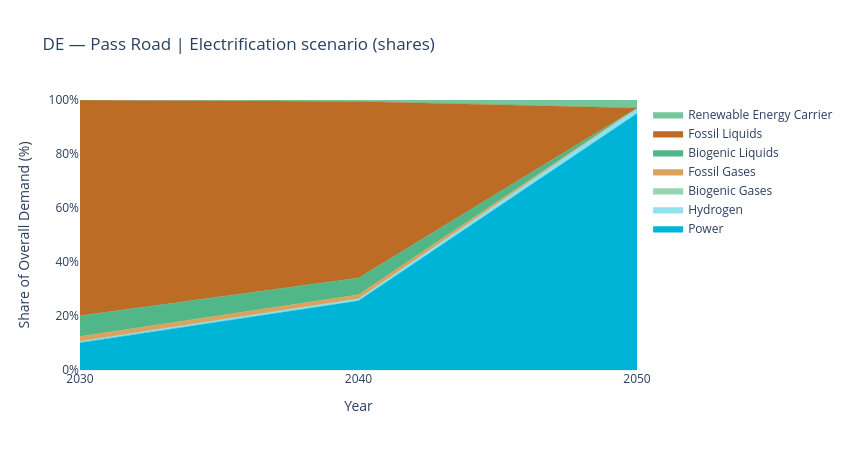

Notebook cell for this chart:
### Code cell
plot_ramp_up_plotly(scenario_df, "Pass Road", sample_code, show_absolute=False)

### Figure 1 — Plotly figure (JSON) as saved in the notebook; plotly's stock layout.template omitted (floating-point values rounded to 4 significant figures)
{"data": [{"customdata": ["<b>Power</b><br>Year: 2030<br>Share: 10.1%<br>Value: 0.12616 EJ", "<b>Power</b><br>Year: 2040<br>Share: 25.6%<br>Value: 0.17770 EJ", "<b>Power</b><br>Year: 2050<br>Share: 95.0%<br>Value: 0.44615 EJ"], "fillcolor": "#00B4D8", "hovertemplate": "%{customdata}<extra></extra>", "line": {"color": "#00B4D8", "width": 0.5}, "mode": "lines", "name": "Power", "stackgroup": "one", "type": "scatter", "x": [2030, 2040, 2050], "y": [10.13, 25.61, 95]}, {"customdata": ["<b>Hydrogen</b><br>Year: 2030<br>Share: 0.5%<br>Value: 0.00557 EJ", "<b>Hydrogen</b><br>Year: 2040<br>Share: 0.7%<br>Value: 0.00507 EJ", "<b>Hydrogen</b><br>Year: 2050<br>Share: 2.0%<br>Value: 0.00939 EJ"], "fillcolor": "#90E0EF", "hovertemplate": "%{customdata}<extra></extra>", "line": {"color": "#90E0EF", "width": 0.5}, "mode": "lines", "name": "Hydrogen", "stackgroup": "one", "type": "scatter", "x": [2030, 2040, 2050], "y": [0.45, 0.73, 2]}, {"customdata": ["<b>Biogenic Gases</b><br>Year: 2030<br>Share: 0.1%<br>Value: 0.00123 EJ", "<b>Biogenic Gases</b><br>Year: 2040<br>Share: 0.1%<br>Value: 0.00056 EJ", "<b>Biogenic Gases</b><br>Year: 2050<br>Share: 0.0%<br>Value: 0.00000 EJ"], "fillcolor": "#95D5B2", "hovertemplate": "%{customdata}<extra></extra>", "line": {"color": "#95D5B2", "width": 0.5}, "mode": "lines", "name": "Biogenic Gases", "stackgroup": "one", "type": "scatter", "x": [2030, 2040, 2050], "y": [0.1, 0.08, 0]}, {"customdata": ["<b>Fossil Gases</b><br>Year: 2030<br>Share: 1.7%<br>Value: 0.02144 EJ", "<b>Fossil Gases</b><br>Year: 2040<br>Share: 1.4%<br>Value: 0.00976 EJ", "<b>Fossil Gases</b><br>Year: 2050<br>Share: 0.0%<br>Value: 0.00000 EJ"], "fillcolor": "#DDA15E", "hovertemplate": "%{customdata}<extra></extra>", "line": {"color": "#DDA15E", "width": 0.5}, "mode": "lines", "name": "Fossil Gases", "stackgroup": "one", "type": "scatter", "x": [2030, 2040, 2050], "y": [1.72, 1.41, 0]}, {"customdata": ["<b>Biogenic Liquids</b><br>Year: 2030<br>Share: 7.7%<br>Value: 0.09538 EJ", "<b>Biogenic Liquids</b><br>Year: 2040<br>Share: 6.3%<br>Value: 0.04344 EJ", "<b>Biogenic Liquids</b><br>Year: 2050<br>Share: 0.0%<br>Value: 0.00000 EJ"], "fillcolor": "#52B788", "hovertemplate": "%{customdata}<extra></extra>", "line": {"color": "#52B788", "width": 0.5}, "mode": "lines", "name": "Biogenic Liquids", "stackgroup": "one", "type": "scatter", "x": [2030, 2040, 2050], "y": [7.66, 6.26, 0]}, {"customdata": ["<b>Fossil Liquids</b><br>Year: 2030<br>Share: 80.0%<br>Value: 0.99582 EJ", "<b>Fossil Liquids</b><br>Year: 2040<br>Share: 65.4%<br>Value: 0.45351 EJ", "<b>Fossil Liquids</b><br>Year: 2050<br>Share: 0.0%<br>Value: 0.00000 EJ"], "fillcolor": "#BC6C25", "hovertemplate": "%{customdata}<extra></extra>", "line": {"color": "#BC6C25", "width": 0.5}, "mode": "lines", "name": "Fossil Liquids", "stackgroup": "one", "type": "scatter", "x": [2030, 2040, 2050], "y": [79.95, 65.36, 0]}, {"customdata": ["<b>Renewable Energy Carrier</b><br>Year: 2030<br>Share: 0.0%<br>Value: 0.00000 EJ", "<b>Renewable Energy Carrier</b><br>Year: 2040<br>Share: 0.6%<br>Value: 0.00380 EJ", "<b>Renewable Energy Carrier</b><br>Year: 2050<br>Share: 3.0%<br>Value: 0.01409 EJ"], "fillcolor": "#74C69D", "hovertemplate": "%{customdata}<extra></extra>", "line": {"color": "#74C69D", "width": 0.5}, "mode": "lines", "name": "Renewable Energy Carrier", "stackgroup": "one", "type": "scatter", "x": [2030, 2040, 2050], "y": [0, 0.55, 3]}], "layout": {"height": 450, "hovermode": "x unified", "legend": {"orientation": "v", "x": 1.02, "y": 1}, "title": {"text": "DE — Pass Road | Electrification scenario (shares)"}, "width": 850, "xaxis": {"tickvals": [2030, 2040, 2050], "title": {"text": "Year"}}, "yaxis": {"range": [0, 100], "ticksuffix": "%", "title": {"text": "Share of Overall Demand (%)"}}}}
